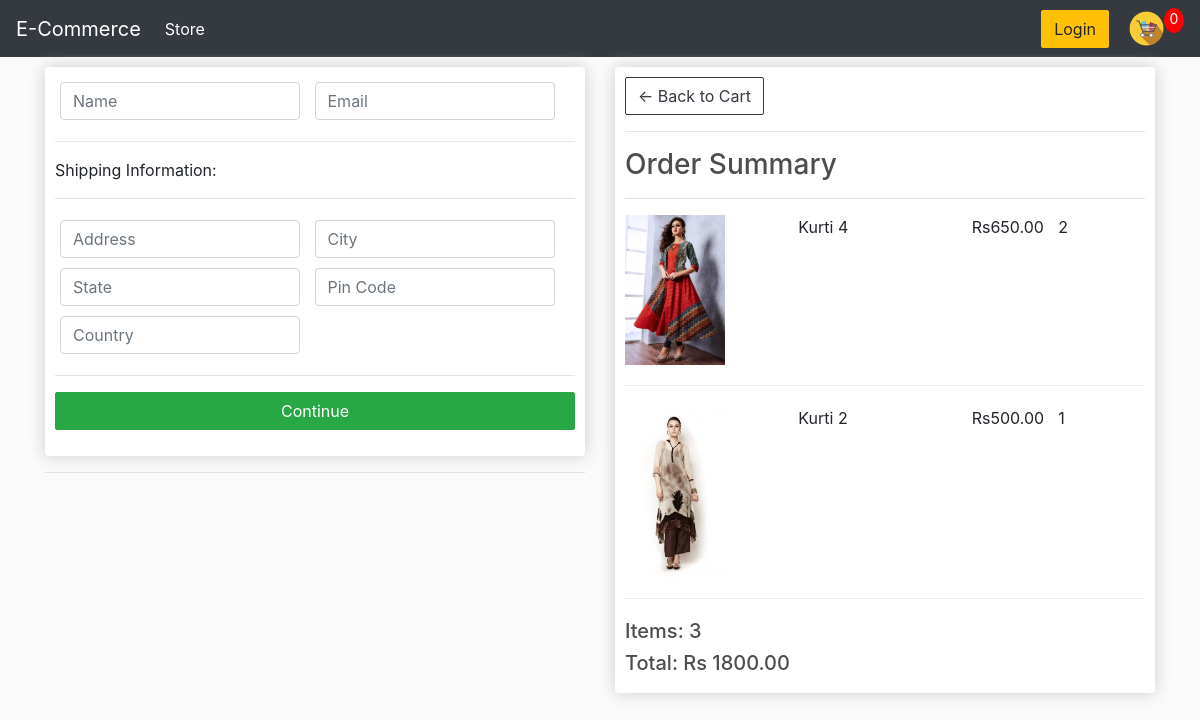
/checkout/ (signed in), run on an earlier commit of the app's database.
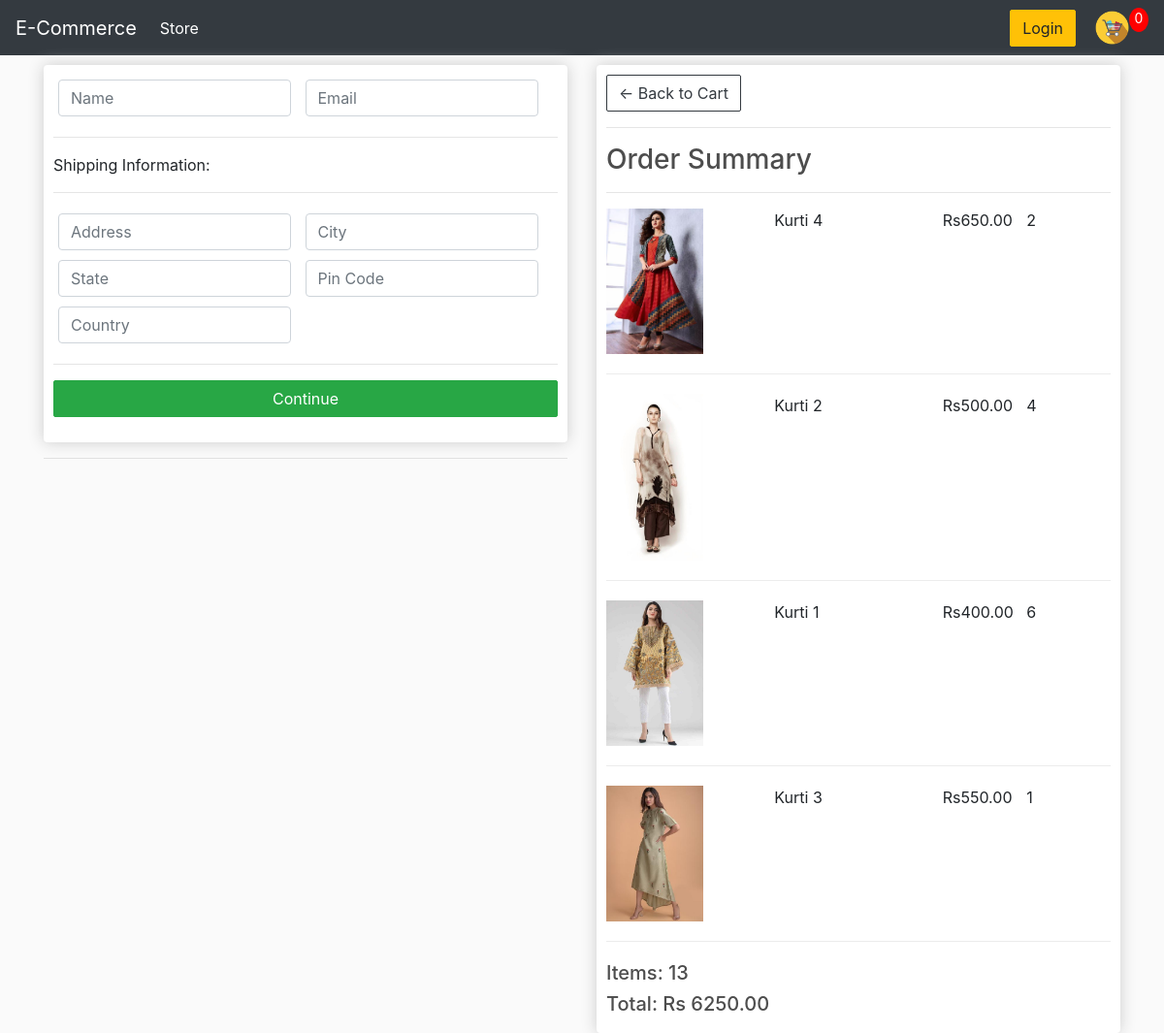
And on a later commit of the database.
### store/models.py (models this page shows, shortened)
class OrderItem(models.Model):
    product = models.ForeignKey(Product, on_delete=models.SET_NULL, blank=True, null=True)
    order = models.ForeignKey(Order, on_delete=models.SET_NULL, blank=True, null=True)
    quantity = models.IntegerField(default=0, null=True, blank=True)
    date_added = models.DateTimeField(auto_now_add=True)
    @property
    def get_total(self):
        total = self.product.price*self.quantity
        return total

class Product(models.Model):
    name = models.CharField(max_length=200, null=True)
    price = models.FloatField()
    digital = models.BooleanField(default=False, null=True, blank=False)
    image = models.ImageField(null=True, blank=True)
    @property
    def imageURL(self):
        try :
            url = self.image.url
        except:
            url = ''
        return url

class Order(models.Model):
    customer = models.ForeignKey(Customer, on_delete=models.SET_NULL, blank=True, null=True)
    date_ordered = models.DateTimeField(auto_now_add=True)
    complete = models.BooleanField(default=False, null=True, blank=False)
    transaction_id = models.CharField(max_length=200, null=True)
    @property
    def get_cart_total(self):
        orderitems = self.orderitem_set.all()
        total = sum([item.get_total for item in orderitems])
        return total
    @property
    def get_cart_items(self):
        orderitems = self.orderitem_set.all()
        total = sum([item.quantity for item in orderitems])
        return total

### store/views.py (the view)
# urls.py: path('checkout/', views.checkout, name ='checkout'),
def checkout(request):
    if request.user.is_authenticated:
        customer = request.user.customer
        order, created = Order.objects.get_or_create(customer= customer, complete= False)
        items = order.orderitem_set.all()
    else:
        items = []
        order = {'get_cart_total':0,'get_cart_items':0}
    context = {'items':items,'order':order}
    return render (request,'store/checkout.html' , context)

### store/templates/store/checkout.html (shortened to what this page needs)
{% extends 'store/Main.html' %}
{% load static %}
{% block content%}
<html>
    <link rel="stylesheet" type="text/css" href="{% static 'css/styles.css' %}">
<body>
    <div class="row">
        <div class="col-lg-6">
            <div class="box-element" id="form-wrapper">
                <form id="form">
                    <div id="user-info">
                        <div class="form-field">
                            <input required class="form-control" type="text" name="name" placeholder="Name">
                        </div>
                        <div class="form-field">
                            <input required class="form-control" type="text" name="email" placeholder="Email">
                        </div>
                    </div>
                    <div id="shipping-info">
                        <hr>
                        <p>Shipping Information:</p><hr>
                        <div class="form-field">
                            <input class="form-control" type="text" name="address" placeholder="Address">
                        </div>
                        <div class="form-field">
                            <input class="form-control" type="text" name="city" placeholder="City">
                        </div>
                        <div class="form-field">
                            <input class="form-control" type="text" name="state" placeholder="State">
                        </div>
                        <div class="form-field">
                            <input class="form-control" type="text" name="pincode" placeholder="Pin Code">
                        </div>
                        <div class="form-field">
                            <input class="form-control" type="text" name="country" placeholder="Country">
                        </div>
                    </div>
                    <hr>
                    <input id="form-button" class="btn btn-success btn-block" type="submit" value="Continue">
                </form>
            </div>
            <hr>
        </div>
        <div class="col-lg-6">
            <div class="box-element">
                <a class="btn btn-outline-dark" href="{% url 'cart'%}">&#x2190; Back to Cart</a>
                <hr>
                <h3>Order Summary</h3>
                <hr>
                {% for item in items %}
                <div class="cart-row">
                    <div style="flex: 2"><img class="row-image" src="{{item.product.imageURL}}"></div>
                    <div style="flex: 2">{{item.product.name}}</div>
                    <div style="flex: 1">Rs{{item.product.price|floatformat:2}}</div>
                    <div style="flex: 1"><p>{{item.quantity}}</p></div>
                </div>
                {% endfor %}
                <h5>Items: {{order.get_cart_items}}</h5>
                <h5>Total: Rs {{order.get_cart_total|floatformat:2}}</h5>
            </div>
        </div>
    </div>
</body>
</html>
{% endblock content %}

What changed in the data, as far as the page shows it:
changed OrderItem "Kurti 2": quantity "1" → "4"
added OrderItem: product.imageURL (picture), product.name "Kurti 1", product.price "400.00", quantity "6"
added OrderItem: product.imageURL (picture), product.name "Kurti 3", product.price "550.00", quantity "1"
changed through a linked row, Order: get_cart_items "3" → "13"; get_cart_total "1800.00" → "6250.00"
